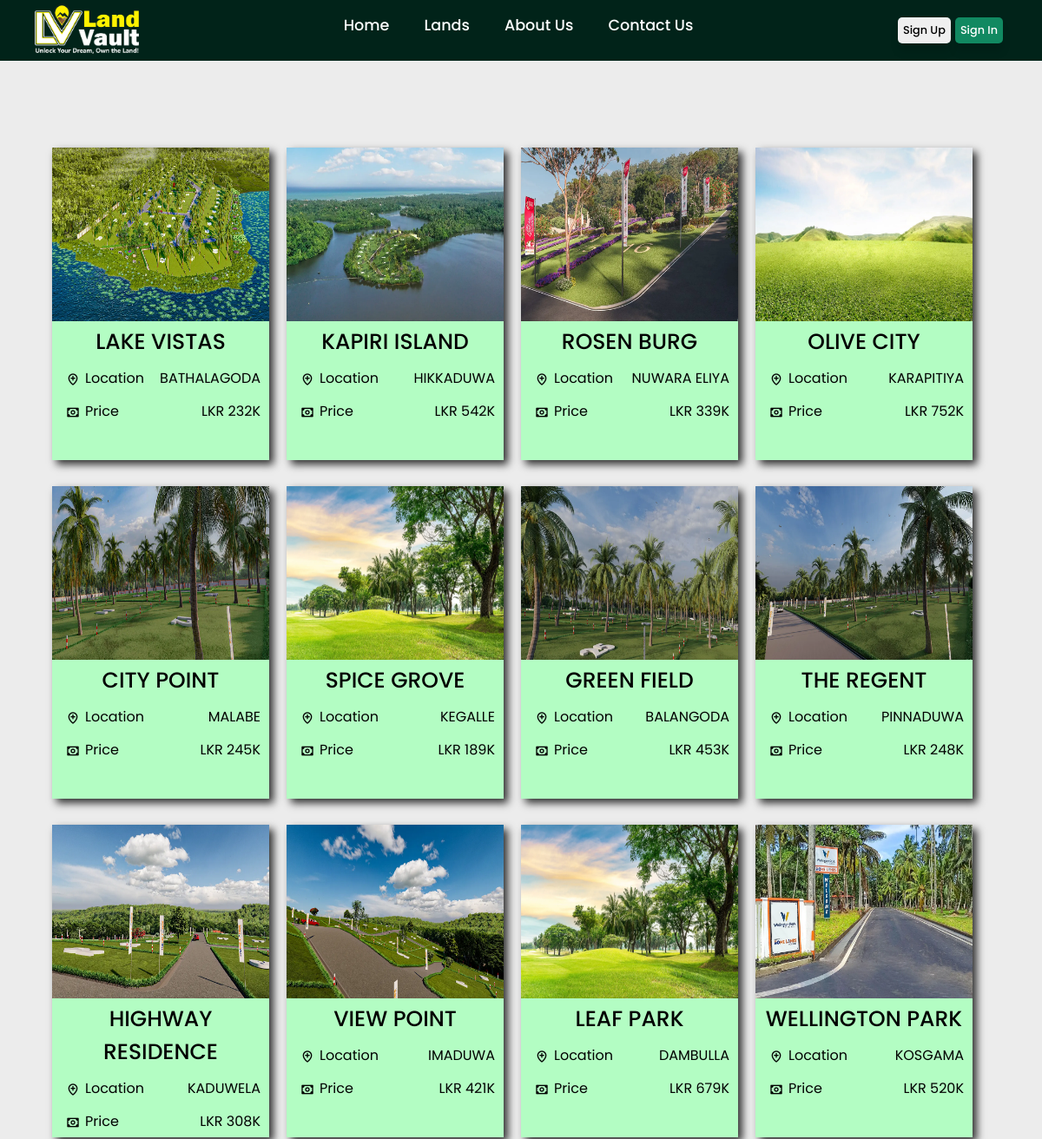
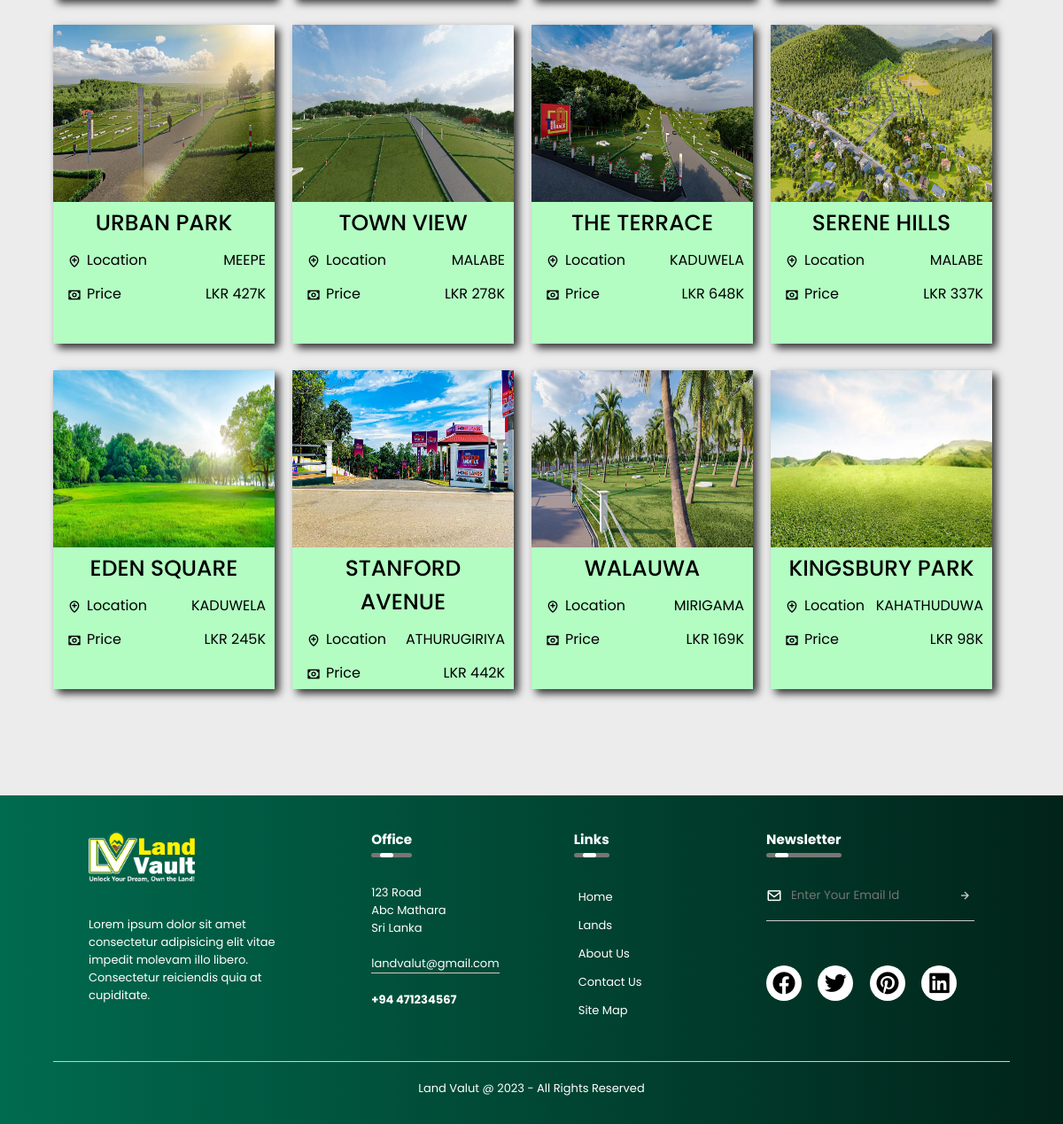
The page /lands.php on the database its author committed (2 pictures, top to bottom).
### tables this page shows
CREATE TABLE land(
	landID INT AUTO_INCREMENT PRIMARY KEY NOT NULL,
	l_title varchar(60) NOT NULL,
	l_location varchar(30) NOT NULL,
	l_price varchar(20) NOT NULL,
	l_imgLoc varchar(20) NOT NULL,
	sellerID INT NOT NULL,
	l_description varchar(300)
);

### lands.php (the view, shortened to what this page needs)
<?php
 $title = 'Lands'; include("header.php");
?>
<link rel="stylesheet" href="./css/lands.css">
<div class='city-sector'>
        <div class='city-grid'>
<?php
    $sql = "SELECT * from land";
    $result = $conn->query($sql);
    if ($result->num_rows > 0) {
        while ($row = $result->fetch_assoc()) {
                echo "
        <a href='./landDetails.php?id=".$row['landID']."'>
            <div class='city' id='c1'>
                <div class='pic-container'>
                    <img src='./images/lands/".$row['l_imgLoc'].".webp' alt=''>
                </div>
                <div class='city-det'>
                    <div class='title'>
                        <p class='l1'>".$row['l_title']."</p>
                    </div>
                    <div class='location'>
                        <div class='location-div'>
                            <i class='bx bx-location-plus'></i>
                            <p>Location</p>
                        </div>
                        <p>".$row['l_location']."</p>
                    </div>
                    <div class='price'>
                        <div class='price-div'>
                            <i class='bx bx-money'></i>
                            <p>Price</p>
                        </div>
                        <p>LKR ".$row['l_price']."</p>
                    </div>
                </div>
            </div>
        </a>
    ";
                            }
                        }
    ?>
    </div>
    </div>
<?php include("footer.php"); ?>

### header.php (shortened to what this page needs)
<!DOCTYPE html>
<html lang="en">
  <head>
    <link rel="stylesheet" href="./css/header.css">
    <link rel="stylesheet" href="https://unpkg.com/boxicons@latest/css/boxicons.min.css">
  </head>
  <body>
    <nav id="nav_bar">
      <div class="nav_container">
        <div class="nav_logo">
          <a href="./index.php"><img src="./images/logo/logo1.png" alt="LandVault"></a>
        </div>
        <div class="nav_links">
          <ul>
            <li><a href="./index.php">Home</a></li>
            <li><a href="./lands.php">Lands</a></li>
            <li><a href="./aboutUs.php">About Us</a></li>
            <li><a href="./contactUs.php">Contact Us</a></li>
          </ul>
        </div>
        <div class="nav_btn">
        <?php
            if (isset($_SESSION["id"])) {
              if ($_SESSION["role"] === 'admin') {
                echo '<a href="./adminDashboard.php"><button class="dashboard">Admin Dashboard</button></a>';
              }
              else if (($_SESSION["role"] === 'buyer')) {
                echo '<a href="./buyerDashboard.php"><button class="dashboard">Dashboard</button></a>';
              }
              else if (($_SESSION["role"] === 'seller')) {
                echo '<a href="./sellerDashboard.php"><button class="dashboard">Dashboard</button></a>';
              }
              echo '<a href="./config/logout.php"><button class="logout">Logout</button></a>';
            }
            else {
              echo '<a href="./signup.php"><button class="signup">Sign Up</button></a>';
              echo '<a href="./signin.php"><button class="signin">Sign In</button></a>';
            }
            ?>
        </div>
      </div>
    </nav>

### footer.php (shortened to what this page needs)
<!DOCTYPE html>
<html lang="en">
<head>
    <link rel="stylesheet" href="./css/footer.css">
    <link rel="stylesheet" href="https://unpkg.com/boxicons@latest/css/boxicons.min.css">
</head>
<body>
    <footer>
        <div class="row">
            <div class="col">
                <a href="#"><img src="./images/logo/logo2.png" class="logo"> </a>
                <p>Lorem ipsum dolor sit amet consectetur adipisicing elit vitae impedit molevam illo libero. Consectetur reiciendis quia at cupiditate.</p>
            </div>
            <div class="col">
                <h3>Office <div class="underline"><span></span></div></h3>
                <p>123 Road</p>
                <p>Abc Mathara</p>
                <p>Sri Lanka</p>
                <p class="email-id">landvalut@gmail.com</p>
                <h4>+94 471234567</h4>
            </div>
            <div class="col">
                <h3>Links <div class="underline"><span></span></div></h3>
                <ul>
                    <li><a href="./index.php">Home</a></li>
                    <li><a href="./lands.php#">Lands</a></li>
                    <li><a href="./aboutUs.php">About Us</a></li>
                    <li><a href="./contactUs.php">Contact Us</a></li>
                    <li><a href="./siteMap.php">Site Map</a></li>
                </ul>
            </div>
            <div class="col">
                <h3>Newsletter <div class="underline"><span></span></div></h3>
                <form class="form" action="">
                    <i class='bx bx-envelope'></i>
                    <input type="email" placeholder= "Enter Your Email Id" required>
                    <button type = "submit"><i class='bx bx-right-arrow-alt'></i></button>
                </form>
                <div class="social-icons">
                    <a href="facebook.com"><i class='bx bxl-facebook-circle'></i></a>
                    <a href="twitter.com"><i class='bx bxl-twitter' ></i></a>
                    <a href="pinterest.com"><i class='bx bxl-pinterest' ></i></a>
                    <a href="linkedin.com"><i class='bx bxl-linkedin-square' ></i></a>
                </div>
            </div>
        </div>
        <hr>
        <p class="copyright">Land Valut @ 2023 - All Rights Reserved</p>
    </footer>
</body>

### css/header.css (style rules this page uses)
* { margin: 0; padding: 0; box-sizing: border-box; font-family: 'Poppins', sans-serif; scroll-behavior: smooth; list-style: none; text-decoration: none; }
body { background-color: #ececec; }
#nav_bar { opacity: 1; transition: opacity 0.3s ease-in-out; }
.nav_container { position: fixed; width: 100%; height: 70px; display: flex; background-color: #012319; align-items: center; justify-content: space-between; padding: 0 40px; z-index: 50000; }
.nav_logo img { margin-top: 5px; width: 120px; }
.nav_links ul { display: flex; }
.nav_links ul li a { color: #fff; font-size: 1.1rem; padding: 10px 2px; margin: 0 18px; font-weight: 500; position: relative; }
.nav_links ul li a::after { content: ""; position: absolute; color: #fff200; background-color: #fff200; height: 5px; width: 0; left: 0; bottom: 0; transition: 0.3s; }
.nav_btn button { font-size: 0.8rem; font-weight: 500; cursor: pointer; padding: 6px; margin-right: 5px; border: 0; border-radius: 5px; box-shadow: 0 10px 10px rgba(0,0,0,0.1); }
.nav_btn .signin { color: white; background-color: #118961; }

### css/lands.css (style rules this page uses)
.city-sector { position: relative; top: 150px; width: 90%; height: 100%; margin: auto; align-items: center; justify-content: center; border-radius: 10px; }
.city-grid { display: flex; align-items: center; justify-content: center; flex-direction: row; flex-wrap: wrap; position: relative; width: 100%; height: auto; padding-bottom: 60px; margin-bottom: 200px; }
.city { position: relative; height: 360px; width: 250px; background-color: whitesmoke; margin: 20px 20px 10px 0; box-shadow: 5px 5px 9px rgba(0,0,0,0.8); overflow: hidden; transition: 0.5 ease; }
.city .pic-container { height: 200px; width: 250px; overflow: hidden; transition: all 0.5s ease; background-size: cover; }
.city .pic-container img { height: 200px; width: 250px; }
.city .city-det { position: absolute; font-size: 25px; background-color: #b3fdc3; color: #000; width: 100%; height: 100%; padding-top: 5px; padding-left: 10px; padding-right: 10px; text-align: center; font-weight: 500; cursor: pointer; transition: all 0.5s ease; }
.city .city-det .location, .price { margin-top: 10px; display: flex; justify-content: space-between; font-size: 16px; font-weight: normal; }
.location-div , .price-div { display: flex; }
.bx-location-plus, .bx-money { font-size: 16px; padding: 6px; }

### css/footer.css (style rules this page uses)
* { margin: 0; padding: 0; box-sizing: border-box; font-family: 'Poppins', sans-serif; scroll-behavior: smooth; list-style: none; text-decoration: none; }
footer { width: 100%; bottom: 0; left: 0; background: linear-gradient(to right, #006B4f, #012319 ); color: #fff; padding: 30px 0 30px; font-size: 13px; line-height: 20px; }
.row { width: 85%; margin: auto; display: flex; flex-wrap: wrap; align-items: flex-start; justify-content: space-between; }
.col { flex-basis: 25%; padding: 10px; }
.col:nth-child(2), .col:nth-child(3) { flex-basis: 15%; }
.logo { width: 120px; margin-bottom: 30px; }
.col h3 { width: fit-content; margin-bottom: 40px; position: relative; }
.email-id { width: fit-content; border-bottom: 1px solid #ccc; margin: 20px 0; }
ul { padding: 5px; }
ul li { list-style: none; margin-bottom: 12px; }
ul li a { text-decoration: none; color: #fff; }
.form { padding-bottom: 15px; display: flex; align-items: center; justify-content: space-between; border-bottom: 1px solid #ccc; margin-bottom: 50px; }
.form .bx-envelope { font-size: 18px; margin-right: 10px; }
.form input { width: 100%; background: transparent; color: #ccc; border: 0; outline: none; }
.form button { background: transparent; border: 0; outline: none; cursor: pointer; }
.form .bx-right-arrow-alt { border: 1px solid none; border-radius: 5px; padding: 5px 3px; font-size: 16px; color: #ccc; }
.social-icons .bx { width: 40px; height: 40px; border-radius: 50%; text-align: center; line-height: 40px; font-size: 30px; color: #000; background: #fff; margin-right: 15px; cursor: pointer; }
hr { width: 90%; border: 0; border-bottom: 1px solid #ccc; margin: 20px auto; }
.copyright { text-align: center; }
.underline { width: 100%; height: 5px; background: #767676; border-radius: 3px; position: absolute; top: 25px; left: 0; overflow: hidden; }
.underline span { width: 15px; height: 100%; background: #fff; border-radius: 3px; position: absolute; top: 0; left: 10px; animation: moving 2s linear infinite; }

### rows shown on the page
land: shows a picture, l_title "LAKE VISTAS", l_location "BATHALAGODA", l_price "232K"
land: shows a picture, l_title "KAPIRI ISLAND", l_location "HIKKADUWA", l_price "542K"
land: shows a picture, l_title "ROSEN BURG", l_location "NUWARA ELIYA", l_price "339K"
land: l_title "OLIVE CITY", l_location "KARAPITIYA", l_price "752K"
land: shows a picture, l_title "CITY POINT", l_location "MALABE", l_price "245K"
land: l_title "SPICE GROVE", l_location "KEGALLE", l_price "189K"
land: shows a picture, l_title "GREEN FIELD", l_location "BALANGODA", l_price "453K"
land: shows a picture, l_title "THE REGENT", l_location "PINNADUWA", l_price "248K"
land: shows a picture, l_title "HIGHWAY RESIDENCE", l_location "KADUWELA", l_price "308K"
land: shows a picture, l_title "VIEW POINT", l_location "IMADUWA", l_price "421K"
land: l_title "LEAF PARK", l_location "DAMBULLA", l_price "679K"
land: shows a picture, l_title "WELLINGTON PARK", l_location "KOSGAMA", l_price "520K"
land: shows a picture, l_title "URBAN PARK", l_location "MEEPE", l_price "427K"
land: shows a picture, l_title "TOWN VIEW", l_location "MALABE", l_price "278K"
land: shows a picture, l_title "THE TERRACE", l_location "KADUWELA", l_price "648K"
land: shows a picture, l_title "SERENE HILLS", l_location "MALABE", l_price "337K"
land: shows a picture, l_title "EDEN SQUARE", l_location "KADUWELA", l_price "245K"
land: shows a picture, l_title "STANFORD AVENUE", l_location "ATHURUGIRIYA", l_price "442K"
land: shows a picture, l_title "WALAUWA", l_location "MIRIGAMA", l_price "169K"
land: l_title "KINGSBURY PARK", l_location "KAHATHUDUWA", l_price "98K"
